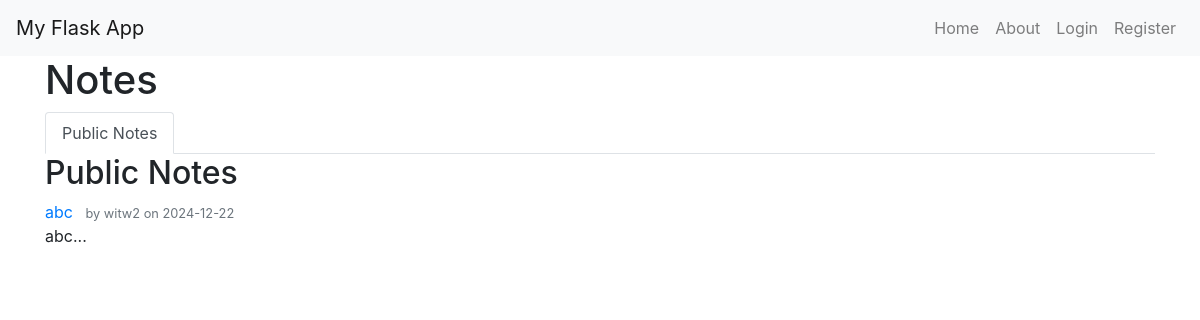
Page /home on the earlier database version.
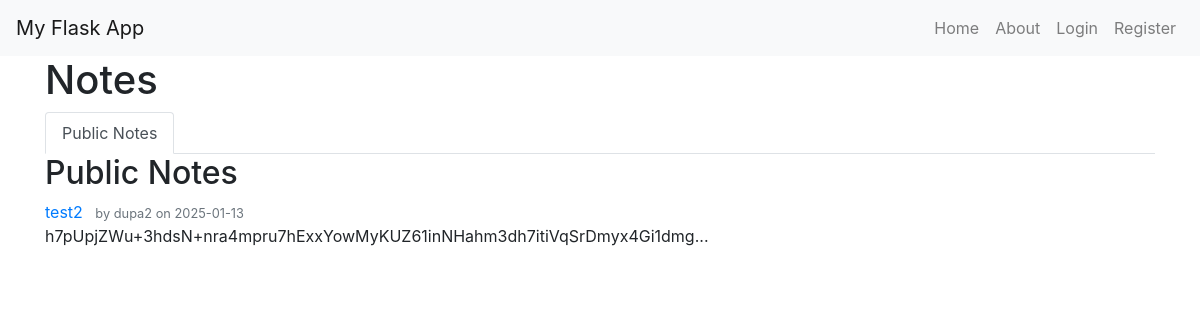
Same page on the later database version.
### yourpackage/models.py (models this page shows, shortened)
class Note(db.Model):
    id = db.Column(db.Integer, primary_key=True)
    title = db.Column(db.String(100), nullable=False)
    content = db.Column(db.Text, nullable=False)
    date_posted = db.Column(db.DateTime, nullable=False, default=datetime.utcnow)
    is_encrypted = db.Column(db.Boolean, default=False)
    encryption_key = db.Column(db.String(44), nullable=True)
    is_public = db.Column(db.Boolean, default=False)
    signature = db.Column(db.String(256), nullable=False)  # Dodane pole na podpis
    user_id = db.Column(db.Integer, db.ForeignKey('user.id'), nullable=False)
    shared_with = db.relationship('User', secondary=note_shares, lazy='subquery',
        backref=db.backref('shared_notes', lazy=True))

class User(db.Model, UserMixin):
    id = db.Column(db.Integer, primary_key=True)
    username = db.Column(db.String(20), unique=True, nullable=False)
    email = db.Column(db.String(120), unique=True, nullable=False)
    image_file = db.Column(db.String(20), nullable=False, default='default.jpg')
    password = db.Column(db.String(60), nullable=False)
    totp_secret = db.Column(db.String(16), nullable=True)
    notes = db.relationship('Note', backref='author', lazy=True)  # Relacja z modelem Note

### yourpackage/routes.py (the view, shortened to what this page needs)
@app.route("/")
@app.route("/home")
def home():
    tab = request.args.get('tab', 'private')
    if not current_user.is_authenticated:
        notes = Note.query.filter_by(is_public=True).all()
        tab = 'public'  # Force the tab to be 'public' for unauthenticated users
    return render_template('home.html', notes=notes, tab=tab)

### yourpackage/templates/home.html (shortened to what this page needs)
{% extends "layout.html" %}
{% block content %}
<div class="content-section">
    <h1>Notes</h1>
    <ul class="nav nav-tabs">
        {% if current_user.is_authenticated %}
            <li class="nav-item">
                <a class="nav-link {% if tab == 'private' %}active{% endif %}" href="{{ url_for('home', tab='private') }}">Private Notes</a>
            </li>
            <li class="nav-item">
                <a class="nav-link {% if tab == 'public' %}active{% endif %}" href="{{ url_for('home', tab='public') }}">Public Notes</a>
            </li>
            <li class="nav-item">
                <a class="nav-link {% if tab == 'shared' %}active{% endif %}" href="{{ url_for('home', tab='shared') }}">Shared Notes</a>
            </li>
        {% else %}
            <li class="nav-item">
                <a class="nav-link active" href="{{ url_for('home', tab='public') }}">Public Notes</a>
            </li>
        {% endif %}
    </ul>
    {% if tab == 'private' %}
        <h2>Your Private Notes</h2>
        {% for note in notes %}
            <article class="media content-section">
                <div class="media-body">
                    <div class="article-metadata">
                        <a class="mr-2" href="{{ url_for('note', note_id=note.id) }}">{{ note.title }}</a>
                        <small class="text-muted">
                            by {{ note.author.username }} on {{ note.date_posted.strftime('%Y-%m-%d') }}
                        </small>
                    </div>
                    <p class="article-content">{{ note.content[:100]|safe }}...</p>
                </div>
            </article>
        {% endfor %}
    {% elif tab == 'public' %}
        <h2>Public Notes</h2>
        {% for note in notes %}
            <article class="media content-section">
                <div class="media-body">
                    <div class="article-metadata">
                        <a class="mr-2" href="{{ url_for('note', note_id=note.id) }}">{{ note.title }}</a>
                        <small class="text-muted">
                            by {{ note.author.username }} on {{ note.date_posted.strftime('%Y-%m-%d') }}
                        </small>
                    </div>
                    <p class="article-content">{{ note.content[:100]|safe }}...</p>
                </div>
            </article>
        {% endfor %}
    {% endif %}
</div>
{% endblock content %}

### yourpackage/templates/layout.html (shortened to what this page needs)
<!DOCTYPE html>
<html lang="en">
<head>
    <link rel="stylesheet" href="https://stackpath.bootstrapcdn.com/bootstrap/4.3.1/css/bootstrap.min.css">
</head>
<body>
    <nav class="navbar navbar-expand-lg navbar-light bg-light">
        <a class="navbar-brand" href="{{ url_for('home') }}">My Flask App</a>
        <div class="collapse navbar-collapse">
            <ul class="navbar-nav ml-auto">
                <li class="nav-item">
                    <a class="nav-link" href="{{ url_for('home') }}">Home</a>
                </li>
                <li class="nav-item">
                    <a class="nav-link" href="{{ url_for('about') }}">About</a>
                </li>
                {% if current_user.is_authenticated %}
                    <li class="nav-item">
                        <a class="nav-link" href="{{ url_for('logout') }}">Logout</a>
                    </li>
                {% else %}
                    <li class="nav-item">
                        <a class="nav-link" href="{{ url_for('login') }}">Login</a>
                    </li>
                    <li class="nav-item">
                        <a class="nav-link" href="{{ url_for('register') }}">Register</a>
                    </li>
                {% endif %}
            </ul>
        </div>
    </nav>
    <div class="container">
        {% block content %}{% endblock %}
    </div>
</body>
</html>

Differences in the rows shown:
removed Note: title "abc", author.username "witw2", date_posted "2024-12-22", content "abc"
now on this page (row edited): Note: title "test2", author.username "dupa2", date_posted "2025-01-13", content "h7pUpjZWu+3hdsN+nra4mpru7hExxYowMyKUZ61inNHahm3dh7itiVqSrDmyx4Gi1dmg"
